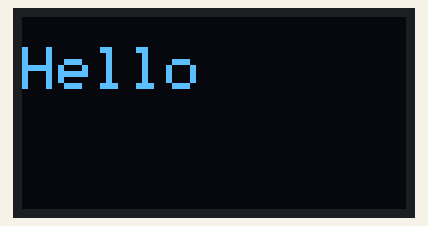
The sketch below on a simulated ESP32. Parts: 128×64 one-colour display.

Above: at 0.1 s.

The sketch:

10_Interfacing_OLED_Display_To_ESP32.ino
```cpp
#include <Wire.h>
#include <Adafruit_GFX.h>
#include <Adafruit_SSD1306.h>


/*
  SDA 21
  SCL 22
  */


#define SCREEN_WIDTH 128
#define SCREEN_HEIGHT 64

Adafruit_SSD1306 display(SCREEN_WIDTH, SCREEN_HEIGHT, &Wire, -1);

void setup()
{
  Serial.begin(115200);
  Wire.begin(21, 22);
  if(!display.begin(SSD1306_SWITCHCAPVCC, 0x3D))
  {
    Serial.println("OLED init failed");
    while(1);
  }

  display.clearDisplay();

  display.setTextSize(2);
  display.setTextColor(SSD1306_WHITE);
  display.setCursor(0, 10);
  display.println("Hello");

  display.display();
}

void loop()
{
}


// #include <Wire.h>

// void setup() {
//   Serial.begin(115200);
//   Wire.begin(21, 22);
//   Serial.println("Scanning I2C...");

//   for(byte addr = 1; addr < 127; addr++) {
//     Wire.beginTransmission(addr);
//     if(Wire.endTransmission() == 0) {
//       Serial.print("Device found at 0x");
//       Serial.println(addr, HEX);
//     }
//   }
//   Serial.println("Done.");
// }

// void loop() {}
```
